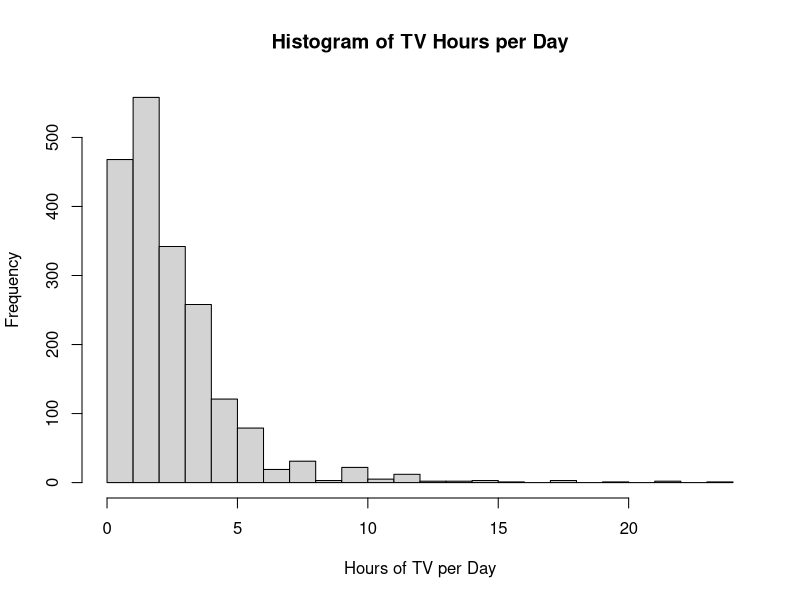
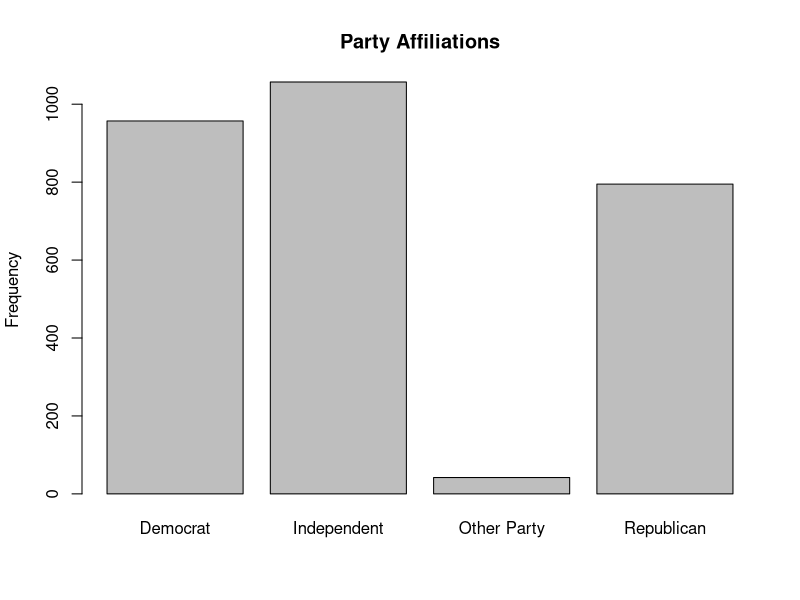
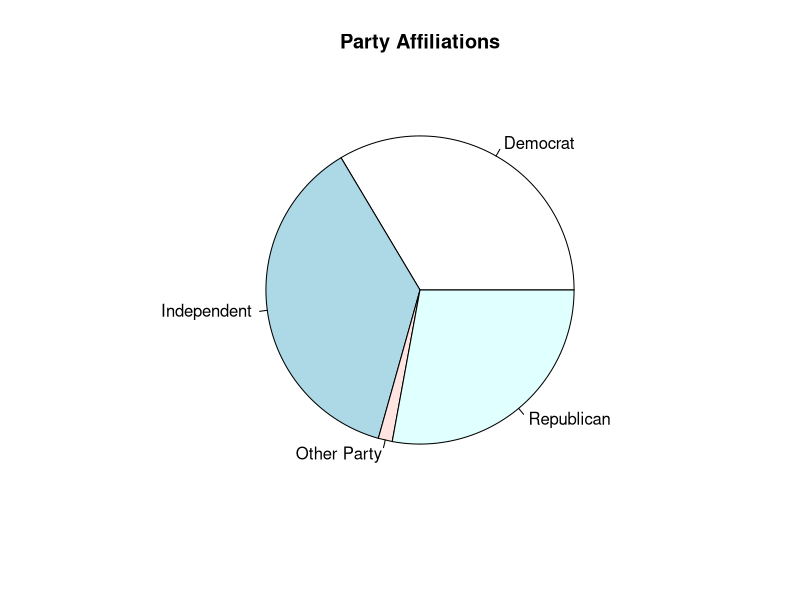
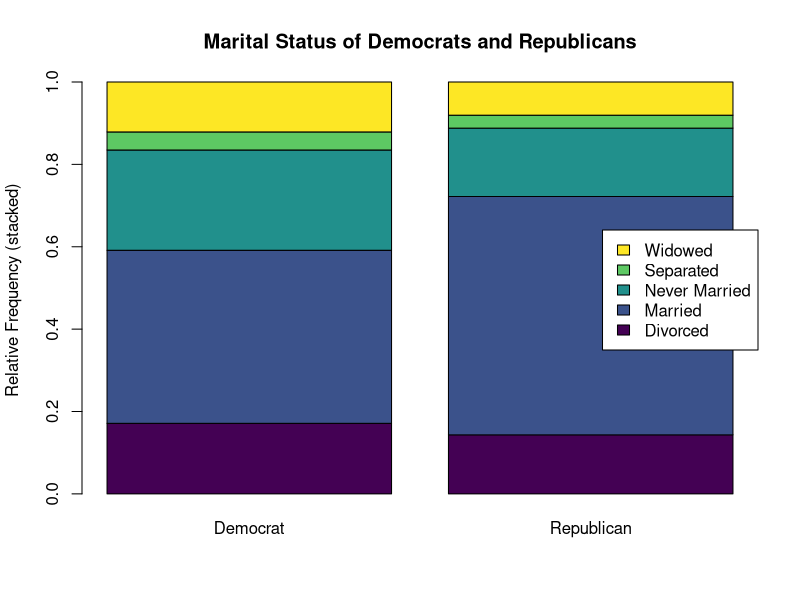

Write R code to recreate these figures, in order.
#Author: Carl Gladish
#Date: Sept 06, 2021
#Purpose: Demo for MATH 1350 students

library(readxl)
library(viridis)

#set working directory (You would set wdir differently)
wdir <- paste(Sys.getenv("ONEDRIVE"),
            "/Teaching/BCIT_W2022_MATH_1350/W2022_MATH_1350_R_Tutorials/",sep="")
setwd(wdir)

#read Excel data
gss96 <- read_excel("gss96.xlsx",  skip = 1)


#create a histogram
#jpeg("demo_histogram - v2.jpeg", quality=70)
hist(gss96$TV, xlab="Hours of TV per Day",
     ylab="Frequency",
     main="Histogram of TV Hours per Day",
     breaks=seq(0,24,by=1))
#dev.off()

#create a barchart of political party affiliation
barplot(table(gss96$Party),ylab="Frequency",main="Party Affiliations")

#create a pie chart
pie(table(gss96$Party),main="Party Affiliations")

#select only Democrats and Republicans
df1 <- subset(gss96, Party=="Democrat" | Party=="Republican")

#pull out the two variables: Marital and Party
df2 <- df1[c("Marital","Party")]

#create a proportion table for these two categorical variables
t1 <- table(df2)
t2 <- proportions(t1, margin=2 )

#jpeg("Martial_Status_V2.jpeg",quality=90)
barplot(t2,legend.text=rownames(t2),
        args.legend=list(x="right"), col=viridis(5),
        ylab="Relative Frequency (stacked)",
        main="Marital Status of Democrats and Republicans"
        )
#dev.off()
